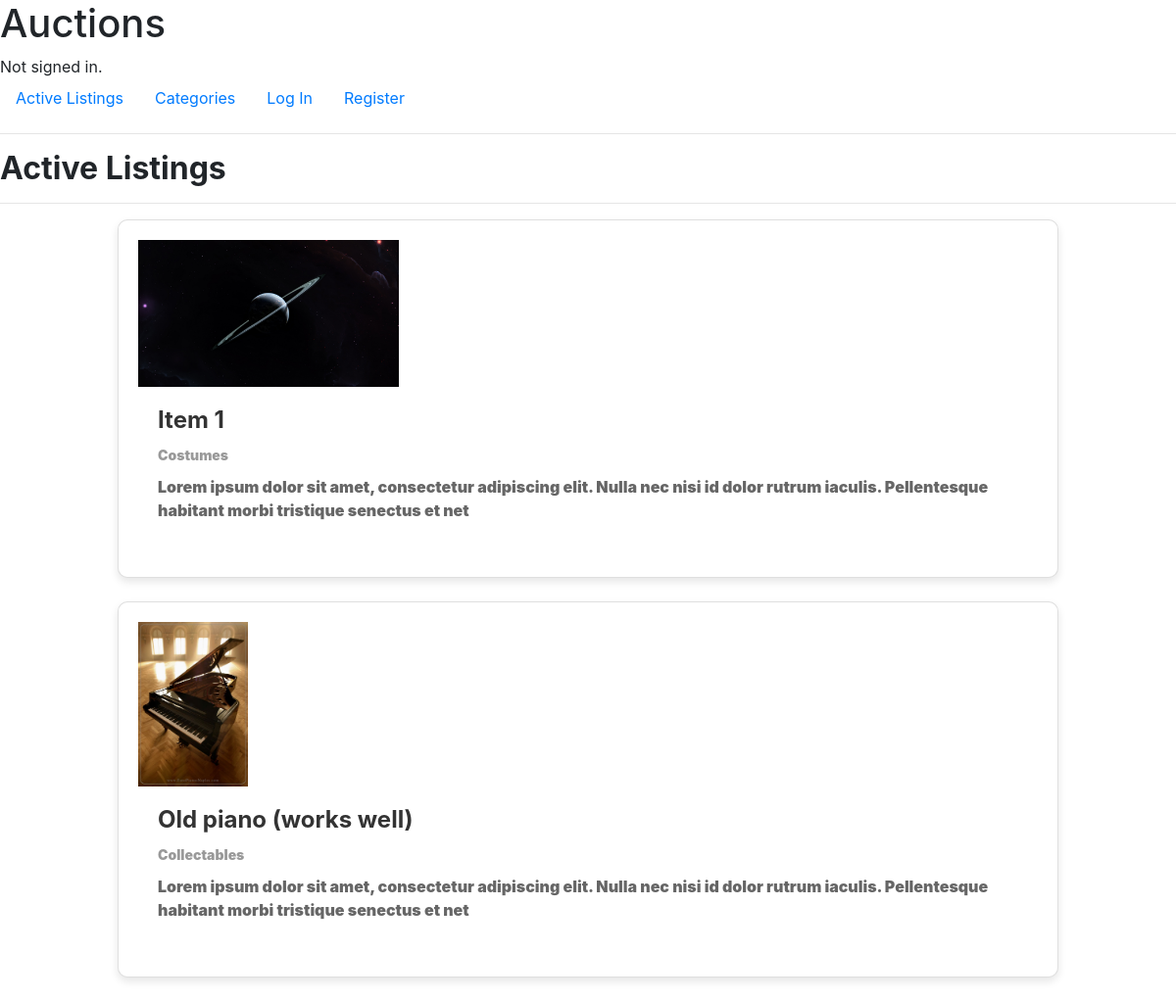
The page / on the database its author committed.
### auctions/models.py (models this page shows, shortened)
class Listings(models.Model):
        category = (
                ('Collectables', 'Collectables & Art'),
                ('Costumes', 'Costumes'),
                ('Props', 'Props'),
                ('Figures', 'Figures'),
                ('Home', 'Home & Decor'),
                ('Accessories', 'Accessories & More'),
                ('Games', 'Games & Puzzles'),
                ('Gift Cards', 'Gift Cards'),
                ('Clearance', 'Clearance'),
        )
        watchlist = (
                ('True', 'True'),
                ('False', 'False'),
                ('None', 'None'),
        )
        owner = models.ForeignKey(User, on_delete=models.CASCADE, default=None)
        title = models.CharField(max_length=60)
        description = models.TextField(max_length=500, blank=True, null=True)
        category = models.CharField(max_length=60, null=True, blank=True, choices=category)
        bid_price = models.IntegerField(blank=True, null=True)
        image = models.ImageField(null=True, blank=True, upload_to='listing-image')
        is_active= models.BooleanField(default=True)
        in_watchlist = models.ManyToManyField(User, blank=True, related_name="watchlist")

### auctions/views.py (the view)
# urls.py: path("", views.index, name="index"),
def index(request):
    listings = Listings.objects.all()
    context = {
        'listings': listings,
    }
    return render(request, "auctions/index.html", context)

### auctions/templates/auctions/index.html (shortened to what this page needs)
{% extends "auctions/layout.html" %}
{% load static %}
{% block staticfile %} {% static "auctions/active-listings.css" %} {% endblock %}
{% block body %}
    <h2><b>Active Listings<b></h2>
    <hr>
    {% for listing in listings %}
      {% if listing.is_active == True %}
        <div class="card">
            <div class="image">
              <a href="{% url 'listing' listing.id %}">
              <img src="{{listing.image.url}}" alt="{{listing.title}}'s' image">
              </a>
            </div>
            <div class="card-content">
              <a href="{% url 'listing' listing.id %}">
              <h2 class="card-title">{{listing.title.capitalize}}</h2>
              <p class="card-category">{{listing.category}}</p>
              <p class="card-description">{{listing.description|slice:'150'}}</p>
              </a>
            </div>
        </div>
        <br>
      {% endif %}
    {% endfor %}
{% endblock body %}

### auctions/templates/auctions/layout.html (shortened to what this page needs)
{% load static %}
<!DOCTYPE html>
<html lang="en">
    <head>
        <link rel="stylesheet" href="https://stackpath.bootstrapcdn.com/bootstrap/4.4.1/css/bootstrap.min.css">
        <link href="{% block staticfile %} {% static 'auctions/styles.css' %} {% endblock %}" rel="stylesheet">
    </head>
    <body>
        <h1>Auctions</h1>
        <div>
            {% if user.is_authenticated %}
                Signed in as <strong>{{ user.username }}</strong>.
            {% else %}
                Not signed in.
            {% endif %}
        </div>
        <ul class="nav">
            <li class="nav-item">
                <a class="nav-link" href="{% url 'index' %}">Active Listings</a>
            </li>
            <li class="nav-item">
                <a class="nav-link" href="#">Categories </a>
            </li>
            {% if user.is_authenticated %}
                <li class="nav-item">
                    <a class="nav-link" href="{% url 'logout' %}">Log Out</a>
                </li>
            {% else %}
                <li class="nav-item">
                    <a class="nav-link" href="{% url 'login' %}">Log In</a>
                </li>
                <li class="nav-item">
                    <a class="nav-link" href="{% url 'register' %}">Register</a>
                </li>
            {% endif %}
        </ul>
        <hr>
        {% block body %}
        {% endblock %}
    </body>
</html>

### auctions/static/auctions/active-listings.css (style rules this page uses)
.card { background-color: #fff; border-radius: 10px; box-shadow: 0 4px 8px rgba(0, 0, 0, 0.1); overflow: hidden; margin-bottom: 20px; display: flex; width: 80%; margin: 0 auto; padding: 20px; }
.image { flex: 0 0 auto; padding-right: 20px; }
.image img { max-width: 266px; max-height: 168px; width: auto; height: auto; display: block; }
.card-content { padding: 20px; flex: 1 1 auto; text-align: left; }
.card-title { font-size: 24px; font-weight: bold; color: #333; margin-bottom: 10px; }
.card-description { font-size: 16px; color: #666; margin-bottom: 15px; }
.card-category { font-size: 14px; color: #999; margin-bottom: 10px; }

### rows shown on the page
Listings: image (picture), title "Item 1", category "Costumes", description "Lorem ipsum dolor sit amet, consectetur adipiscing elit. Nulla nec nisi id dolor rutrum iaculis. Pellentesque habitant morbi tristique senectus et net"
Listings: image (picture), title "Old piano (works well)", category "Collectables", description "Lorem ipsum dolor sit amet, consectetur adipiscing elit. Nulla nec nisi id dolor rutrum iaculis. Pellentesque habitant morbi tristique senectus et net"
